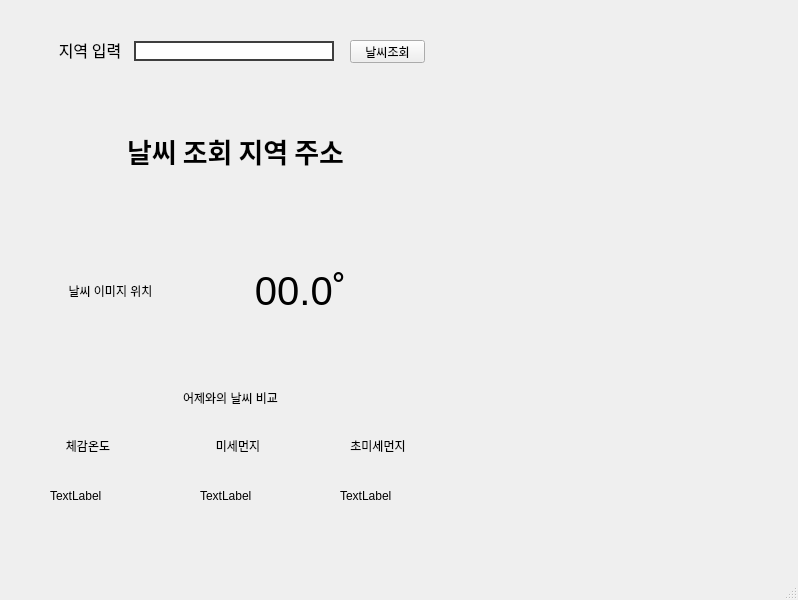
<?xml version="1.0" encoding="UTF-8"?>
<ui version="4.0">
 <class>MainWindow</class>
 <widget class="QMainWindow" name="MainWindow">
  <property name="geometry">
   <rect>
    <x>0</x>
    <y>0</y>
    <width>798</width>
    <height>600</height>
   </rect>
  </property>
  <property name="font">
   <font>
    <pointsize>9</pointsize>
   </font>
  </property>
  <property name="windowTitle">
   <string>MainWindow</string>
  </property>
  <widget class="QWidget" name="centralwidget">
   <widget class="QLabel" name="putin">
    <property name="geometry">
     <rect>
      <x>40</x>
      <y>40</y>
      <width>100</width>
      <height>20</height>
     </rect>
    </property>
    <property name="font">
     <font>
      <family>휴먼엑스포</family>
      <pointsize>12</pointsize>
     </font>
    </property>
    <property name="text">
     <string>지역 입력</string>
    </property>
    <property name="alignment">
     <set>Qt::AlignCenter</set>
    </property>
   </widget>
   <widget class="QLineEdit" name="area">
    <property name="geometry">
     <rect>
      <x>134</x>
      <y>41</y>
      <width>200</width>
      <height>20</height>
     </rect>
    </property>
    <property name="styleSheet">
     <string notr="true">border : 2px solid rgb(62, 62, 62)</string>
    </property>
   </widget>
   <widget class="QPushButton" name="search_btn">
    <property name="geometry">
     <rect>
      <x>350</x>
      <y>40</y>
      <width>75</width>
      <height>23</height>
     </rect>
    </property>
    <property name="text">
     <string>날씨조회</string>
    </property>
   </widget>
   <widget class="QLabel" name="area_1">
    <property name="geometry">
     <rect>
      <x>80</x>
      <y>100</y>
      <width>311</width>
      <height>101</height>
     </rect>
    </property>
    <property name="font">
     <font>
      <family>함초롬바탕 확장B</family>
      <pointsize>20</pointsize>
      <weight>75</weight>
      <bold>true</bold>
     </font>
    </property>
    <property name="text">
     <string>날씨 조회 지역 주소</string>
    </property>
    <property name="alignment">
     <set>Qt::AlignCenter</set>
    </property>
   </widget>
   <widget class="QLabel" name="weather_ing">
    <property name="geometry">
     <rect>
      <x>50</x>
      <y>230</y>
      <width>121</width>
      <height>121</height>
     </rect>
    </property>
    <property name="text">
     <string>날씨 이미지 위치</string>
    </property>
    <property name="alignment">
     <set>Qt::AlignCenter</set>
    </property>
   </widget>
   <widget class="QLabel" name="temp">
    <property name="geometry">
     <rect>
      <x>210</x>
      <y>230</y>
      <width>181</width>
      <height>121</height>
     </rect>
    </property>
    <property name="font">
     <font>
      <pointsize>30</pointsize>
     </font>
    </property>
    <property name="text">
     <string>00.0˚</string>
    </property>
    <property name="alignment">
     <set>Qt::AlignCenter</set>
    </property>
   </widget>
   <widget class="QLabel" name="yester">
    <property name="geometry">
     <rect>
      <x>50</x>
      <y>390</y>
      <width>361</width>
      <height>16</height>
     </rect>
    </property>
    <property name="text">
     <string>어제와의 날씨 비교</string>
    </property>
    <property name="alignment">
     <set>Qt::AlignCenter</set>
    </property>
   </widget>
   <widget class="QLabel" name="tempB_info">
    <property name="geometry">
     <rect>
      <x>60</x>
      <y>440</y>
      <width>56</width>
      <height>12</height>
     </rect>
    </property>
    <property name="text">
     <string>체감온도</string>
    </property>
    <property name="alignment">
     <set>Qt::AlignCenter</set>
    </property>
   </widget>
   <widget class="QLabel" name="tempB">
    <property name="geometry">
     <rect>
      <x>50</x>
      <y>470</y>
      <width>71</width>
      <height>51</height>
     </rect>
    </property>
    <property name="text">
     <string>TextLabel</string>
    </property>
   </widget>
   <widget class="QLabel" name="dust">
    <property name="geometry">
     <rect>
      <x>200</x>
      <y>470</y>
      <width>71</width>
      <height>51</height>
     </rect>
    </property>
    <property name="text">
     <string>TextLabel</string>
    </property>
   </widget>
   <widget class="QLabel" name="dust_info">
    <property name="geometry">
     <rect>
      <x>210</x>
      <y>440</y>
      <width>56</width>
      <height>12</height>
     </rect>
    </property>
    <property name="text">
     <string>미세먼지</string>
    </property>
    <property name="alignment">
     <set>Qt::AlignCenter</set>
    </property>
   </widget>
   <widget class="QLabel" name="superDust">
    <property name="geometry">
     <rect>
      <x>340</x>
      <y>470</y>
      <width>71</width>
      <height>51</height>
     </rect>
    </property>
    <property name="text">
     <string>TextLabel</string>
    </property>
   </widget>
   <widget class="QLabel" name="superDust_info">
    <property name="geometry">
     <rect>
      <x>350</x>
      <y>440</y>
      <width>56</width>
      <height>12</height>
     </rect>
    </property>
    <property name="text">
     <string>초미세먼지</string>
    </property>
    <property name="alignment">
     <set>Qt::AlignCenter</set>
    </property>
   </widget>
  </widget>
  <widget class="QMenuBar" name="menubar">
   <property name="geometry">
    <rect>
     <x>0</x>
     <y>0</y>
     <width>798</width>
     <height>21</height>
    </rect>
   </property>
  </widget>
  <widget class="QStatusBar" name="statusbar"/>
 </widget>
 <resources/>
 <connections/>
</ui>
